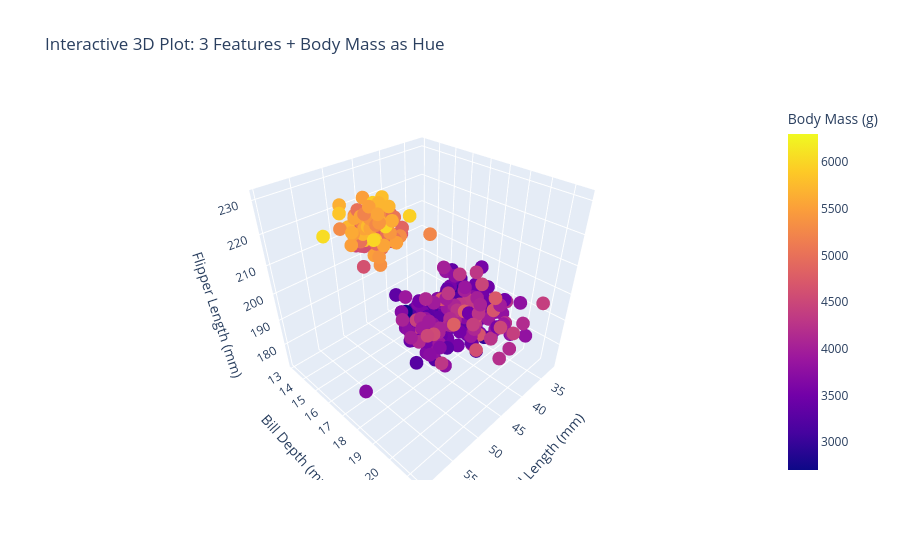

Here is the notebook cell this chart was saved with:
### Code cell
fig = px.scatter_3d(
    df_clean,
    x="bill_length_mm",
    y="bill_depth_mm",
    z="flipper_length_mm",
    color="body_mass_g",   # 4th feature as hue
    title="Interactive 3D Plot: 3 Features + Body Mass as Hue",
    labels={
        "bill_length_mm": "Bill Length (mm)",
        "bill_depth_mm": "Bill Depth (mm)",
        "flipper_length_mm": "Flipper Length (mm)",
        "body_mass_g": "Body Mass (g)"
    }
)

fig.show()

### Figure 1 — Plotly figure (JSON) as saved in the notebook; plotly's stock layout.template omitted (floating-point values rounded to 4 significant figures; data arrays with more than 128 entries replaced by an {"elided": "..."} marker saying what was removed)
{"data": [{"hovertemplate": "Bill Length (mm)=%{x}<br>Bill Depth (mm)=%{y}<br>Flipper Length (mm)=%{z}<br>Body Mass (g)=%{marker.color}<extra></extra>", "legendgroup": "", "marker": {"color": {"elided": "342 float values"}, "coloraxis": "coloraxis", "symbol": "circle"}, "mode": "markers", "name": "", "scene": "scene", "showlegend": false, "type": "scatter3d", "x": {"elided": "342 float values"}, "y": {"elided": "342 float values"}, "z": {"elided": "342 float values"}}], "layout": {"coloraxis": {"colorbar": {"title": {"text": "Body Mass (g)"}}, "colorscale": [[0, "#0d0887"], [0.1111, "#46039f"], [0.2222, "#7201a8"], [0.3333, "#9c179e"], [0.4444, "#bd3786"], [0.5556, "#d8576b"], [0.6667, "#ed7953"], [0.7778, "#fb9f3a"], [0.8889, "#fdca26"], [1, "#f0f921"]]}, "legend": {"tracegroupgap": 0}, "scene": {"domain": {"x": [0, 1], "y": [0, 1]}, "xaxis": {"title": {"text": "Bill Length (mm)"}}, "yaxis": {"title": {"text": "Bill Depth (mm)"}}, "zaxis": {"title": {"text": "Flipper Length (mm)"}}}, "title": {"text": "Interactive 3D Plot: 3 Features + Body Mass as Hue"}}}
